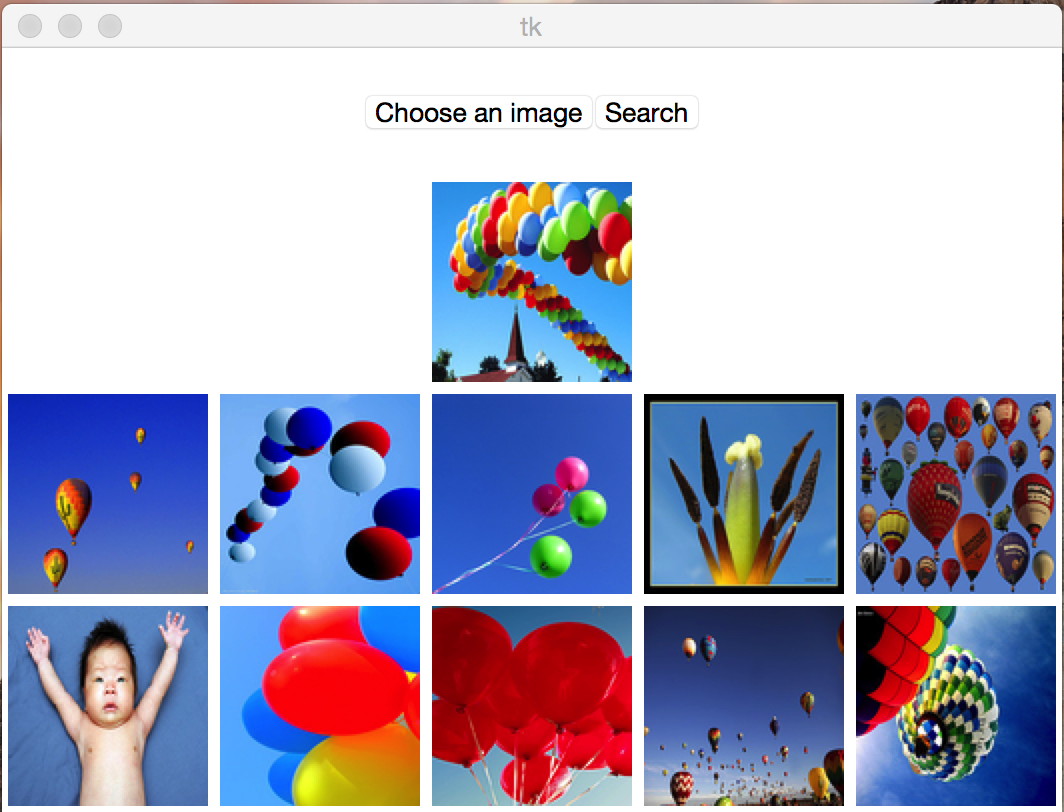
#> input picture example.png, 1064 x 812 px
$ python -i search_sift.py   (imports and definitions only)   (older library calls are emulated)
#> lines starting #> are read from the running program, lines starting #| are printed output that depends on the picture
import cv2
import numpy as np
import cPickle as pickle
import os
import heapq


class SIFTandBOW:
    sift = cv2.SIFT()
    dictionarySize = 10
    BOW = cv2.BOWKMeansTrainer(dictionarySize)

    def __init__(self, isSearching=False):
        OUTPUT_DICTIONARY = "output_dict.txt"
        OUTPUT_IMGID_HIST = "output_histograms.txt"
        self.bow_extract = self.extractBow()

        if isSearching:
            file_dictionary = open(os.path.join(os.path.dirname(__file__), OUTPUT_DICTIONARY), "rb")
            file_img_hist = open(os.path.join(os.path.dirname(__file__), OUTPUT_IMGID_HIST), "rb")

            self.dictionary = pickle.load(file_dictionary)
            self.img_hist = pickle.load(file_img_hist)

            self.bow_extract.setVocabulary(self.dictionary)

            file_dictionary.close()
            file_img_hist.close()


    def generate_sift_feature(self,img):
        gray= cv2.cvtColor(img,cv2.COLOR_BGR2GRAY)
        kp, des = self.sift.detectAndCompute(gray,None)
        return kp, des

    def addDescriptor(self,des):
        #add the descriptor into the bag of words
        self.BOW.add(des)

    def clusterBow(self):
        #cluster the keypoints in the bag of words
        return self.BOW.cluster()

    def extractBow(self):
        #set up the bow to use for extracting the histogram
        bf = cv2.BFMatcher(cv2.NORM_L2)
        sift2 = cv2.DescriptorExtractor_create("SIFT")
        return cv2.BOWImgDescriptorExtractor( sift2, bf)

    def histogramBow(self, image):
        #compute the histogram based on the bow
        kp,des = self.generate_sift_feature(image)
        histogram = self.bow_extract.compute(image, kp)
        histogram = cv2.normalize(histogram, histogram).flatten()
        return histogram

    def chi2_distance(self, histA, histB, eps = 1e-10):
        # compute the chi-squared distance
        d = 0.5 * np.sum([((a - b) ** 2) / (a + b + eps)
        for (a, b) in zip(histA, histB)])

        # return the chi-squared distance
        return d

    def search(self, query_hist, limit):
        scores = {}
        for x in self.img_hist.iteritems():
            img_id = x[0]
            db_histogram = x[1]
            distance = self.chi2_distance(np.array(query_hist), np.array(db_histogram))
            scores[img_id] = distance

        heap = []
        for doc in scores:
            scores[doc] = scores[doc]
            heapq.heappush(heap, (scores[doc], doc))


        largest = heapq.nsmallest(limit, heap) # Filter to Top K results based on score
        return largest


def main():
    pass

# [2 lines not run here, left out]

>>> import cv2
>>> picture = cv2.imread('../example.png')
#> picture is the input picture: shape (812, 1064, 3); mean B, G, R 192.9, 171.6, 172.6
>>> result = SIFTandBOW().histogramBow(picture)
#> in generate_sift_feature, `gray= cv2.cvtColor(img,cv2.COLOR_BGR2GRAY)`:
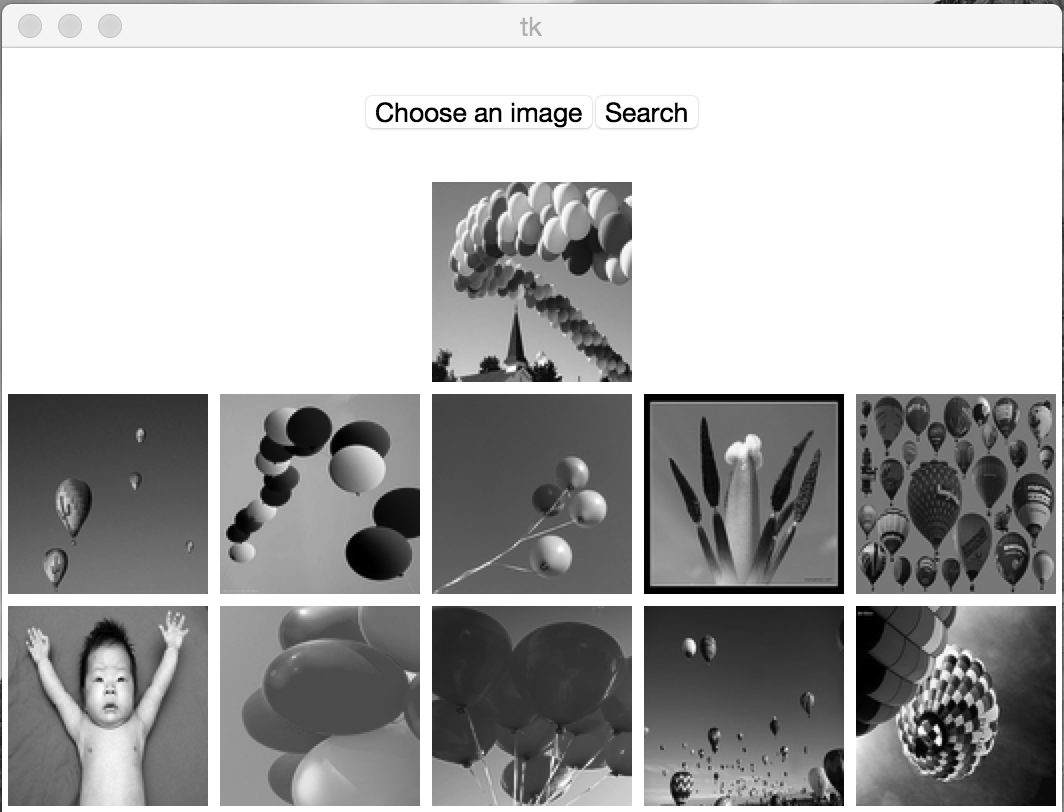
#> gray: shape (812, 1064); min 0, max 255, mean 174.3
#> in generate_sift_feature, `kp, des = self.sift.detectAndCompute(gray,None)`: kp = 1863 keypoints; strongest (x, y, size): (519, 120, 1.8), (397, 120, 1.8), (406, 120, 1.9), (500, 120, 1.9)
#> (the run stopped early here; a loop or call above may not have finished)
